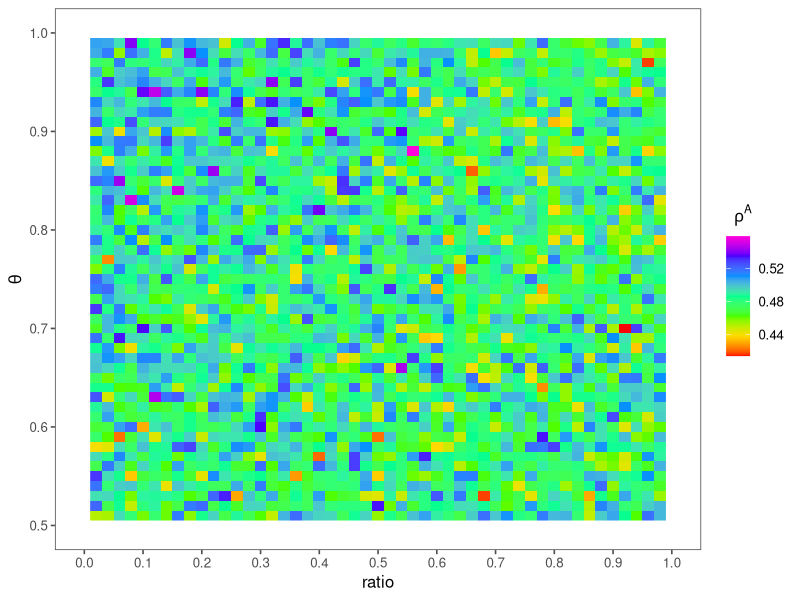
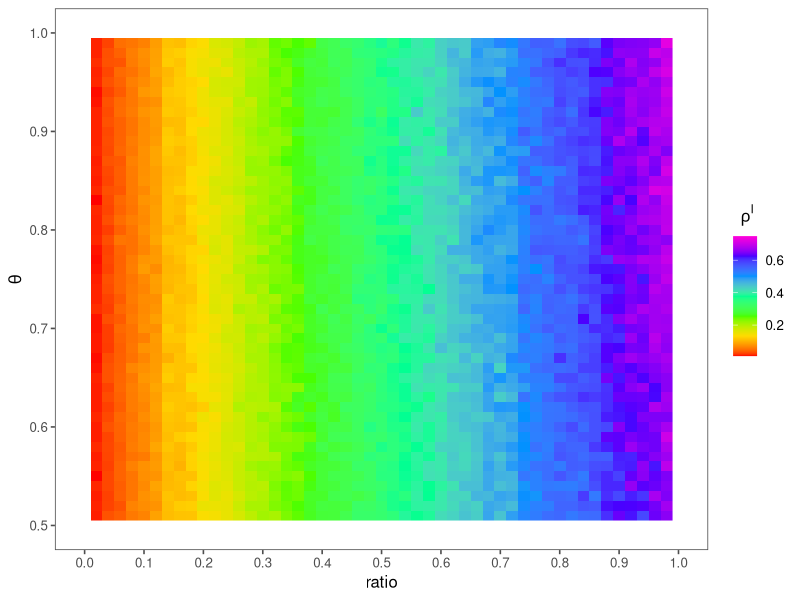
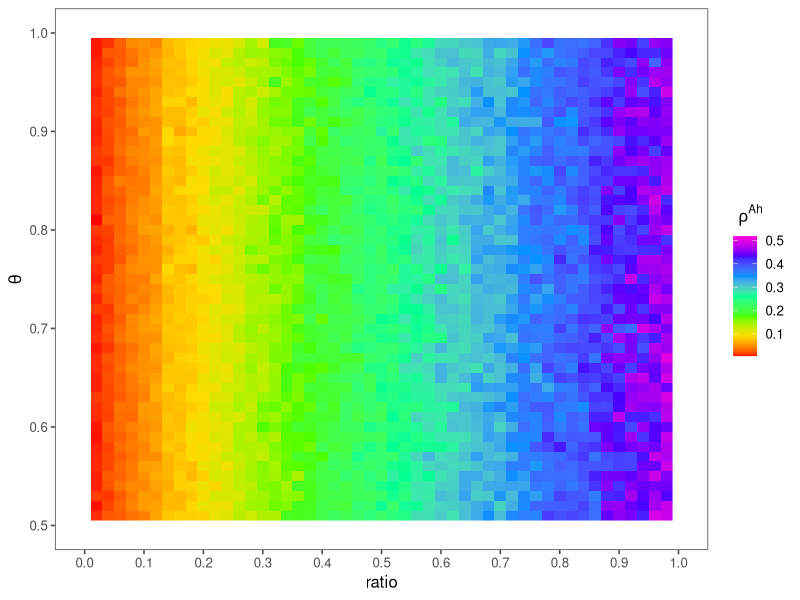
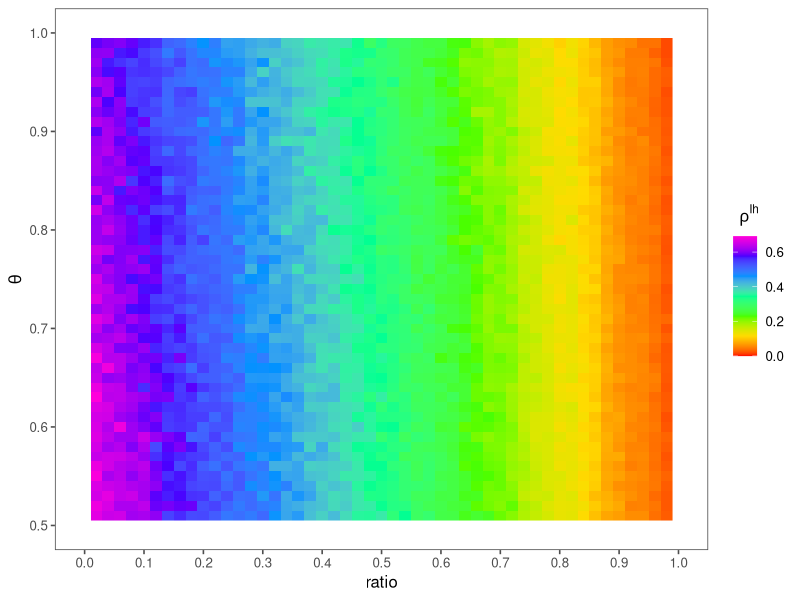
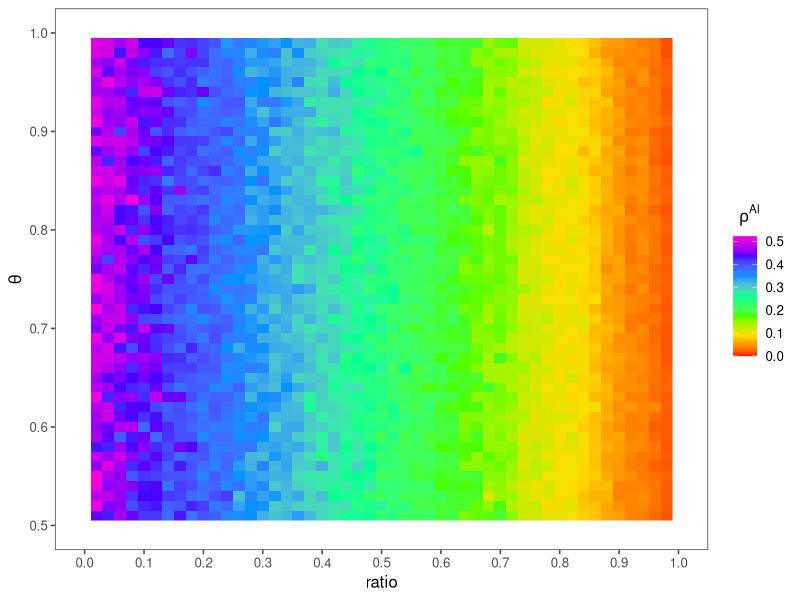
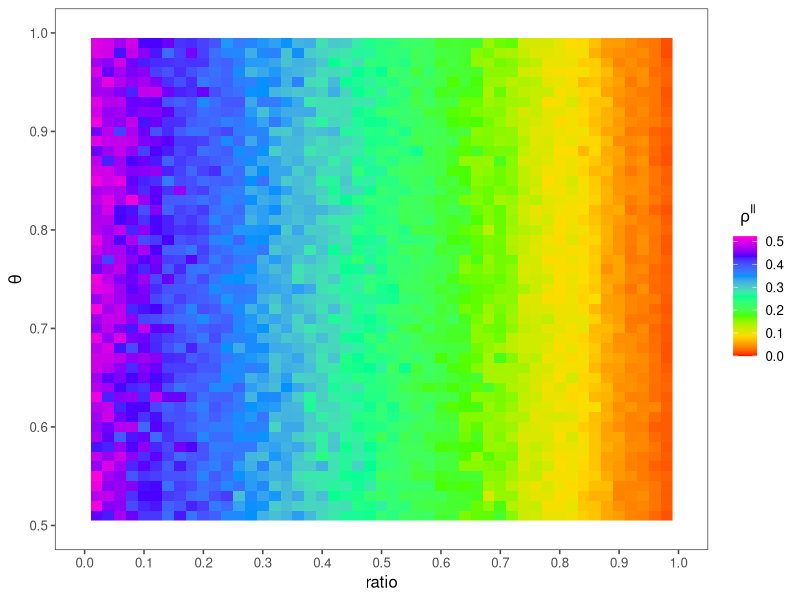
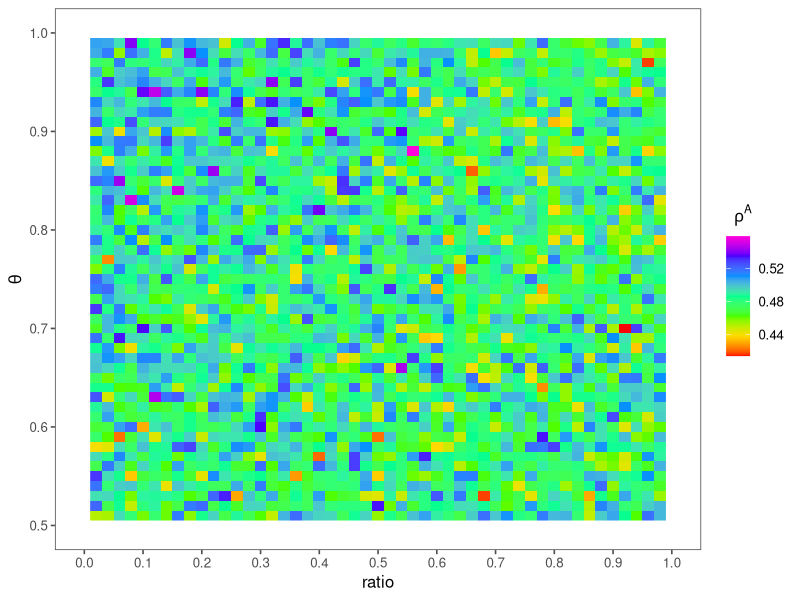
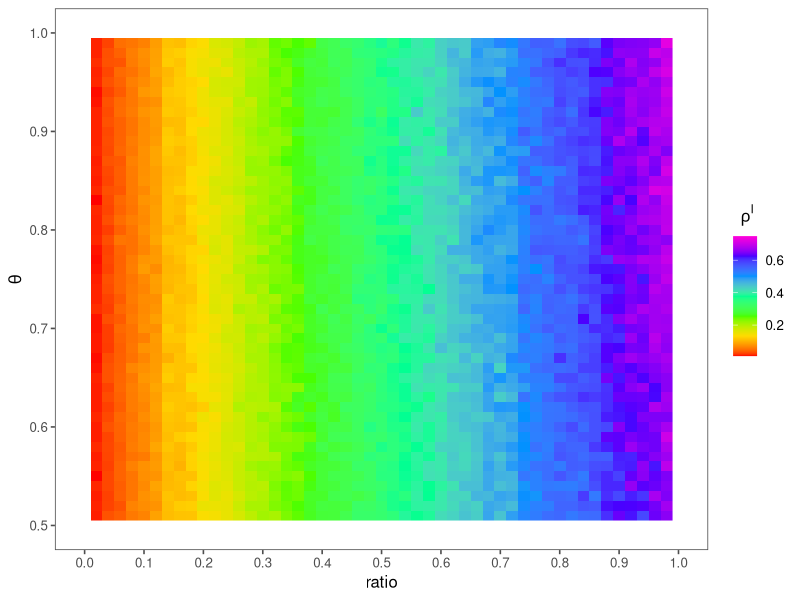

The R source for these figures, in order:
suppressPackageStartupMessages(suppressWarnings({
  library(igraph)
  library(progress)
  library(magrittr)
  library(tidyverse)
  library(ggthemes)
  library(RColorBrewer)
  library(parallel)
  library(foreach)
  library(doParallel)
  library(tidyr)
  library(ggplot2)
}))


getwd()
setwd(dirname(rstudioapi::getActiveDocumentContext()$path))

t1<-Sys.time()


Exp5_data<-read.csv("MC_Exp5_ratio_theta.csv")%>% 
  mutate(order=1:nrow(.)) %>% 
  select(order,everything())


#1. rho_A
df<-Exp5_data[,c(2,3,5)] %>%
  purrr::set_names("ratio","theta","rho_A")

ggplot(df,aes(x=ratio,y=theta,fill=rho_A))+
  geom_raster() +
  scale_fill_gradientn(colours =rainbow(7))+
  theme_few()+
  scale_x_continuous(limits = c(0,1),
                     breaks = c(0,0.1,0.2,0.3,0.4,0.5,0.6,0.7,0.8,0.9,1))+
  scale_y_continuous(limits = c(0.5,1),
                     breaks = c(0.5,0.6,0.7,0.8,0.9,1))+
  xlab("ratio")+
  ylab(expression(theta))+
  guides(fill=guide_colorbar(title= expression(rho^A),title.hjust =  .2))

ggsave("exp5rhoA.png",width=17, height=8,units="cm",dpi = 300)



#2. rho_I
df<-Exp5_data[,c(2,3,6)] %>%
  purrr::set_names("ratio","theta","rho_I")

ggplot(df,aes(x=ratio,y=theta,fill=rho_I))+
  geom_raster() +
  scale_fill_gradientn(colours =rainbow(7))+
  theme_few()+
  scale_x_continuous(limits = c(0,1),
                     breaks = c(0,0.1,0.2,0.3,0.4,0.5,0.6,0.7,0.8,0.9,1))+
  scale_y_continuous(limits = c(0.5,1),
                     breaks = c(0.5,0.6,0.7,0.8,0.9,1))+
  xlab("ratio")+
  ylab(expression(theta))+
  guides(fill=guide_colorbar(title= expression(rho^I),title.hjust =  .2))

ggsave("exp5rhoI.png",width=17, height=8,units="cm",dpi = 300)



#3. rho_Ah
df<-Exp5_data[,c(2,3,7)] %>%
  purrr::set_names("ratio","theta","rho_Ah")

ggplot(df,aes(x=ratio,y=theta,fill=rho_Ah))+
  geom_raster() +
  scale_fill_gradientn(colours =rainbow(7))+
  theme_few()+
  scale_x_continuous(limits = c(0,1),
                     breaks = c(0,0.1,0.2,0.3,0.4,0.5,0.6,0.7,0.8,0.9,1))+
  scale_y_continuous(limits = c(0.5,1),
                     breaks = c(0.5,0.6,0.7,0.8,0.9,1))+
  xlab("ratio")+
  ylab(expression(theta))+
  guides(fill=guide_colorbar(title= expression(rho^Ah),title.hjust =  .2))

ggsave("exp5rhoAh.png",width=17, height=8,units="cm",dpi = 300)



#4. rho_Ih
df<-Exp5_data[,c(2,3,8)] %>%
  purrr::set_names("ratio","theta","rho_Ih")

ggplot(df,aes(x=ratio,y=theta,fill=rho_Ih))+
  geom_raster() +
  scale_fill_gradientn(colours =rainbow(7))+
  theme_few()+
  scale_x_continuous(limits = c(0,1),
                     breaks = c(0,0.1,0.2,0.3,0.4,0.5,0.6,0.7,0.8,0.9,1))+
  scale_y_continuous(limits = c(0.5,1),
                     breaks = c(0.5,0.6,0.7,0.8,0.9,1))+
  xlab("ratio")+
  ylab(expression(theta))+
  guides(fill=guide_colorbar(title= expression(rho^Ih),title.hjust =  .2))

ggsave("exp5rhoIh.png",width=17, height=8,units="cm",dpi = 300)



#5. rho_Al
df<-Exp5_data[,c(2,3,9)] %>%
  purrr::set_names("ratio","theta","rho_Al")

ggplot(df,aes(x=ratio,y=theta,fill=rho_Al))+
  geom_raster() +
  scale_fill_gradientn(colours =rainbow(7))+
  theme_few()+
  scale_x_continuous(limits = c(0,1),
                     breaks = c(0,0.1,0.2,0.3,0.4,0.5,0.6,0.7,0.8,0.9,1))+
  scale_y_continuous(limits = c(0.5,1),
                     breaks = c(0.5,0.6,0.7,0.8,0.9,1))+
  xlab("ratio")+
  ylab(expression(theta))+
  guides(fill=guide_colorbar(title= expression(rho^Al),title.hjust =  .2))

ggsave("exp5rhoAl.png",width=17, height=8,units="cm",dpi = 300)


#6. rho_Il
df<-Exp5_data[,c(2,3,9)] %>%
  purrr::set_names("ratio","theta","rho_Il")

ggplot(df,aes(x=ratio,y=theta,fill=rho_Il))+
  geom_raster() +
  scale_fill_gradientn(colours =rainbow(7))+
  theme_few()+
  scale_x_continuous(limits = c(0,1),
                     breaks = c(0,0.1,0.2,0.3,0.4,0.5,0.6,0.7,0.8,0.9,1))+
  scale_y_continuous(limits = c(0.5,1),
                     breaks = c(0.5,0.6,0.7,0.8,0.9,1))+
  xlab("ratio")+
  ylab(expression(theta))+
  guides(fill=guide_colorbar(title= expression(rho^Il),title.hjust =  .2))

ggsave("exp5rhoIl.png",width=17, height=8,units="cm",dpi = 300)


t2<-Sys.time()
t2
t1;t2;t2-t1 
